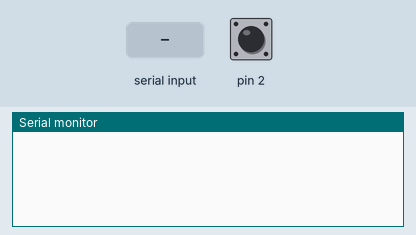
A sketch run on a simulated Arduino Uno, built with avr-gcc and run on an emulated ATmega328P. Parts: the last lines printed to the serial monitor. Inputs (shaded band) come from the test bench; at power-on: pin 2 HIGH.

Above: at 1.2 s.
1.3 s: "+" received over Serial
At 2.0 s:
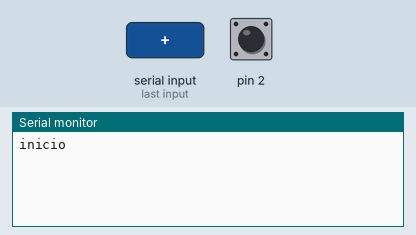
2.8 s: pin 2 pulled LOW for 0.15 s
At 4.0 s:
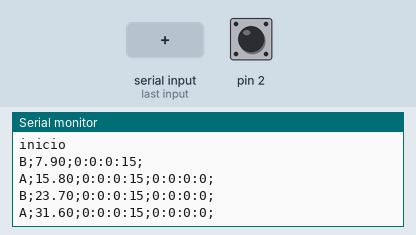
4.4 s: pin 2 pulled LOW for 1 s
At 5.9 s:
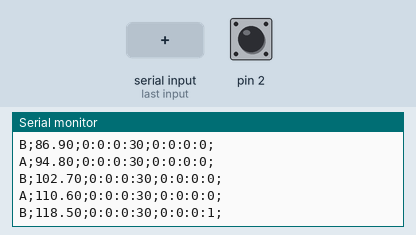
6.9 s: "/" received over Serial
At 7.5 s:
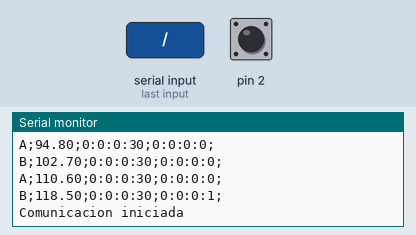
8.4 s: "-" received over Serial
At 9.8 s:
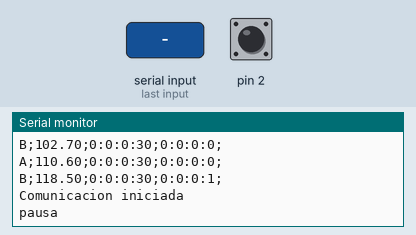

The sketch:

PRUEBA11_CANGILON_SOFTWARE_VISUAL_ESTUDIO.ino
```cpp
//********************** Liberias **************************************//
#include <SPI.h>
//********************** Liberias **************************************//


//********************* definicion de variables ************************//
volatile float CONTADOR = 0;
volatile int CONT = 0;
volatile float CONT_LCD = 0;
float CTE;

unsigned long LIMITE = 10;
unsigned long INICIO_TIMER = 0;

unsigned long SEGUNDOS_GRAL = 0;

long  SEGUNDOS_SFTW = 0;
long  MINUTOS_SFTW = 0;
long  HORAS_SFTW = 0;
long DIAS_SFTW = 0;

long SEGUNDOS_INT = 0;
long MINUTOS_INT = 0;
long HORAS_INT = 0;
long DIAS_INT = 0;

bool FLAG = 0;
bool FLAG2 = 0;
bool FLAG3 = 0;
bool FLAG4 = 0;
//********************* definicion de variables ************************//


//********* ATENCION EEPROM ************//

float EEPROMEDIO;

//********* ATENCION EEPROM ************//


//***************************************** SETUP *********************************************//

void setup()
{
  // TIMER 1 //
  // TIMER POR DESBORDAMIENTO CON PRESCALER 1024 //
  // TIENE UN PERIODO DE 1S FRECUENCIA DE 1 HZ MARCA EL INICIO DE LA SEÑAL //

  CONTADOR = 0;
  CONT_LCD = 0;

  TCCR1A = 0;
  TCCR1B = 0;
  TCCR1B |= (1 << CS10) | (1 << CS12); //para prescaler de 1024 CS12=1 y CS10=1

  TCNT1 = 0xF9E5; //C2F8 F9E5 100 MS

  TIMSK1 |= (1 << TOIE1); //timer open interrupt enable
  //********************************* TIMER 1 ********************************//


  //******************** Grabo en EEPROM el valor promedio *******************//

  // EEPROM.put (EEPROMEDIO, PROMEDIO);

  //******************** Grabo en EEPROM el valor promedio *******************//


  //****************************** Inicializacion puerto serie *******************************//
  Serial.begin(9600);
  //****************************** Inicializacion puerto serie *******************************//


  //******************************* SERVICIO DE INTERRUPCIÓN *********************************//

  pinMode(2, INPUT_PULLUP);
  attachInterrupt(digitalPinToInterrupt(2), AUMENTAR, LOW);

  //******************************* SERVICIO DE INTERRUPCIÓN *********************************//


  //******************************* inicializacion de variables ******************************//
  FLAG = false;
  FLAG2 = false;
  FLAG3 = true;
  FLAG4 = false;


  CTE = 7.90;

  //******************************* inicializacion de variables ******************************//


  //************************ INICIALIZACION DE PINES DEL LCD ***********************//
  }

//**********************************************************************************************//


//********************************************** VOID LOOP ****************************************//
void loop()
{
  SERIAL_EVENT();

  if (FLAG4)
  {
    if (FLAG == 1) // FLAG del servicio de interrupción
    {
      FLAG3 = ! FLAG3; // cambia de estado el FLAG3 cada interrupción
      CONTADOR ++; // AUMENTA EN 1 EL CONTADOR GENERAL, DE ESTE SE BASAN TODOS LOS DEMAS
      CONT_LCD = CONTADOR * 7.9; // SE MULTIPLICA POR LA VARIABLE DE MEDIDA DE 1 CANGILON 7.9CM3

      SEGUNDOS_SFTW = SEGUNDOS_GRAL ;

      if (FLAG3) // INTERRUPCION DEL FLAG 3, QUE ES EL QUE CAMBIA CADA VEZ QUE INTERRUMPE EL FLAG PARA MARCAR SI ESTA EN EL LADO A
      {
        Serial.print("A;"); // Por puerto serie imprime el lado tambien en el que se encuentra
      }
      if (!FLAG3) //INTERRUPCION DEL FLAG 3, QUE ES EL QUE CAMBIA CADA VEZ QUE INTERRUMPE EL FLAG PARA MARCAR SI ESTA EN EL LADO B
      {
        Serial.print("B;"); // Por puerto serie imprime el lado tambien en el que se encuentra
      }

      Serial.print(CONT_LCD); // valor del agua
      Serial.print(";");

      //TIEMPO GENERAL QUE SE MUESTRA EN SOFTWARE
      DIAS_SFTW = SEGUNDOS_SFTW / 86400 ;
      SEGUNDOS_SFTW = SEGUNDOS_SFTW - DIAS_SFTW * 86400 ;
      HORAS_SFTW = SEGUNDOS_SFTW / 3600 ;
      SEGUNDOS_SFTW = SEGUNDOS_SFTW - HORAS_SFTW * 3600 ;
      MINUTOS_SFTW = SEGUNDOS_SFTW / 60 ;
      SEGUNDOS_SFTW = SEGUNDOS_SFTW - MINUTOS_SFTW * 60;

      Serial.print (DIAS_SFTW);
      Serial.print (":");
      Serial.print (HORAS_SFTW);
      Serial.print (":");
      Serial.print (MINUTOS_SFTW);
      Serial.print (":");
      Serial.print (SEGUNDOS_SFTW);
      Serial.print (";");

      // TIEMPO INTERRUPCIÓN
      if (SEGUNDOS_INT > 0)
      {
        SEGUNDOS_INT = SEGUNDOS_GRAL - SEGUNDOS_INT ;

        DIAS_INT = SEGUNDOS_INT / 86400 ;
        SEGUNDOS_INT = SEGUNDOS_INT - DIAS_INT * 86400 ;
        HORAS_INT = SEGUNDOS_INT / 3600 ;
        SEGUNDOS_INT = SEGUNDOS_INT - HORAS_INT * 3600 ;
        MINUTOS_INT = SEGUNDOS_INT / 60 ;
        SEGUNDOS_INT = SEGUNDOS_INT - MINUTOS_INT * 60;

        Serial.print (DIAS_INT);
        Serial.print (":");
        Serial.print (HORAS_INT);
        Serial.print (":");
        Serial.print (MINUTOS_INT);
        Serial.print (":");
        Serial.print (SEGUNDOS_INT);
        Serial.print (";");
      }

      Serial.println ("");

      SEGUNDOS_INT = SEGUNDOS_GRAL ;

      //**************************************** IMPRESION DE VALORES EN LCD ****************************************//
      FLAG = 0; // RESETEO DEL FLAG DEL SERVICIO DE INTERRUPCION
    }
  }
}
//*********************** FLAG ( INTERRUPCIÓN POR FLANCO ) **************************//


//************************** SERVICIO DE INTERRUPCION  *********************//
// CON ANTIREBOTE //
// CADA VES QUE SE INTERRUPME PONE LA FLAG EN 1 //

void AUMENTAR()
{
  if ((millis() - INICIO_TIMER) > LIMITE) //ANTIRREBOTE
  {
    INICIO_TIMER = millis();
    FLAG = 1;
  }
}
//************************************************************************//

void SERIAL_EVENT()
{
  while (Serial.available()) // lectura del teclado
  {
    int ESTADO = '0'; // 0 ASCII

    ESTADO = Serial.read(); // La variable estado pasara a valer lo que detecte del teclado

    if (ESTADO == '+') // cuando presione + iniciara la medición
    {
      Serial.println("inicio");
      FLAG4 = 1;
    }

    if (ESTADO == '/') // cuando presione + iniciara la medición
    {
      Serial.println("Comunicacion iniciada");
    }

    if (ESTADO == '-') // cuando presione - pausará la medición
    {
      Serial.println("pausa");
      FLAG4 = 0;
    }

    if (ESTADO == '*')
    {
      CONTADOR = 0;
      CONT = 0;
      CONT_LCD = 0;

      SEGUNDOS_GRAL = 0;

      SEGUNDOS_SFTW = 0;
      MINUTOS_SFTW = 0;
      HORAS_SFTW = 0;
      DIAS_SFTW = 0;

      SEGUNDOS_INT = 0;
      MINUTOS_INT = 0;
      HORAS_INT = 0;
      DIAS_INT = 0;

      FLAG = 0;
      FLAG2 = 0;
      FLAG4 = 0;
    }
  }
}


//********************************* TIMER 1 *******************************//
// POR DESBORDAMIENTO //
// TIMER MADRE DE 1s  //
// EL FLAG2 SE SETEA EN UNO CADA VEZ QUE INTERRUMPE EL TIMER //
// LA VARIABLE SEGUNDOS_LCD AUMENTA EN 1 CADA VES QUE INTERRUMPE EL TIMER //
ISR(TIMER1_OVF_vect)
{
  TCNT1 = 0xF9E4; // C2F7  100 ms

  if (FLAG4)
  {
    SEGUNDOS_GRAL ++;
    FLAG2 = 1;
  }
}
//************************************************************************//
```

Measured:
- after the input at 1.3 s, the serial monitor: prints a new line at once (image 1)
- after the input at 2.8 s, the serial monitor: prints a new line at once (image 2)
- after the input at 4.4 s, the serial monitor: prints a new line at once (image 3)
- after the input at 6.9 s, the serial monitor: prints a new line at once (image 4)
- after the input at 8.4 s, the serial monitor: prints a new line at once (image 5)
